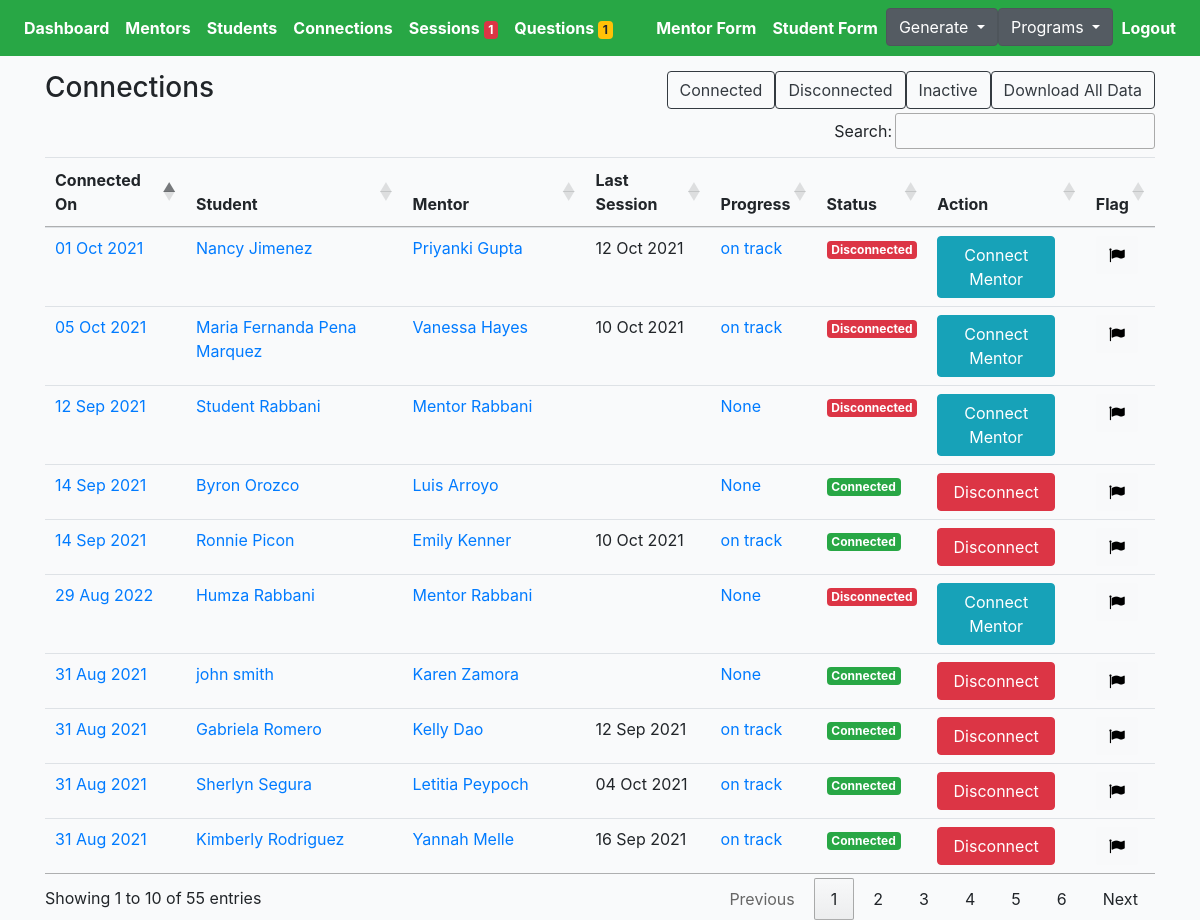
/choice/connections/ (signed in), run on an earlier commit of the app's database.
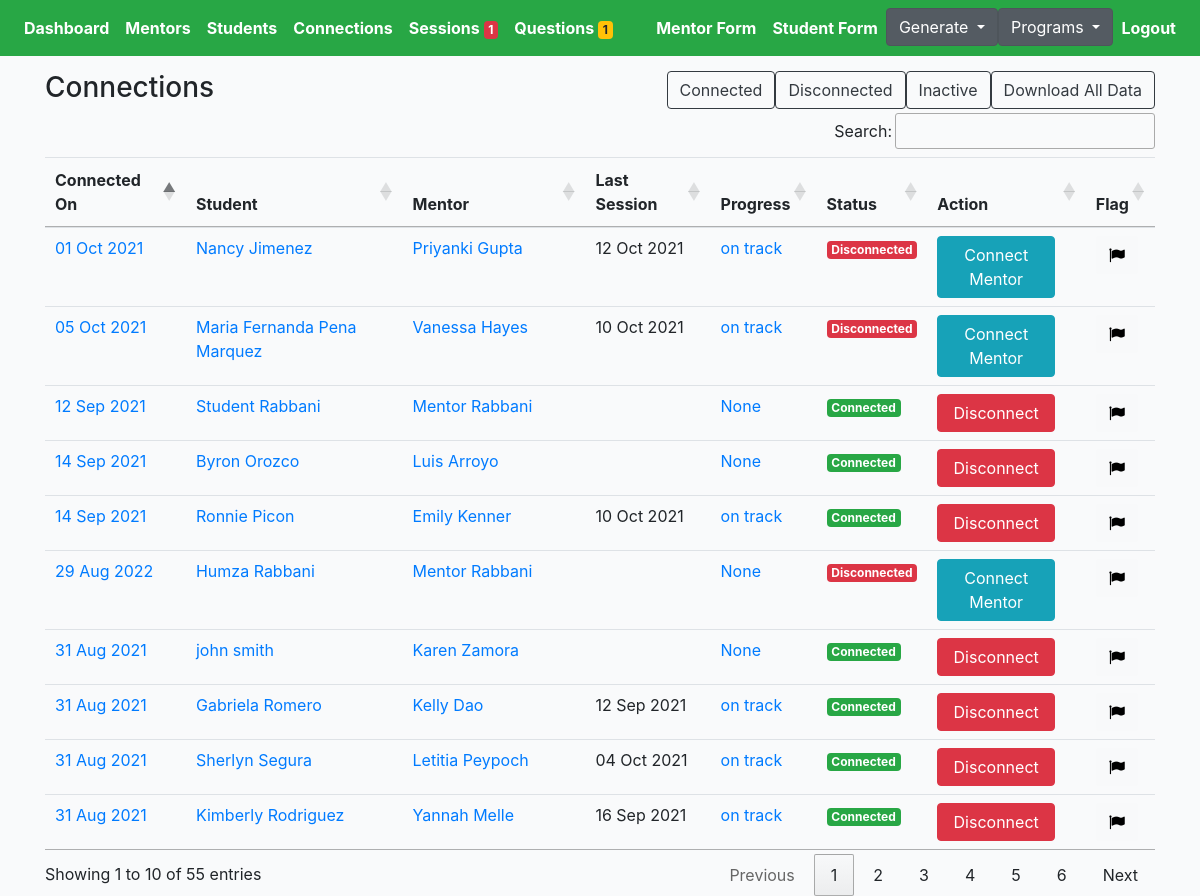
And on a later commit of the database.
### cprofiles/models.py (models this page shows, shortened)
class Connection(models.Model):
    student = models.ForeignKey(Student, on_delete=models.CASCADE, related_name='student')
    mentor = models.ForeignKey(Mentor, on_delete=models.CASCADE, related_name='mentor')
    status = models.CharField(max_length=200, choices=STATUS_CHOICES)
    updated = models.DateTimeField(auto_now=True)
    created = models.DateTimeField(auto_now_add=True)
    flag = models.BooleanField(default=False)
    progress = models.CharField(max_length=200, blank=True, null=True, choices=PROGRESS_CHOICES)
    note = models.TextField(null=True, blank=True, max_length=1000)
    def get_absolute_url(self):
        return reverse("cprofiles:connection-profile-detail", kwargs={"pk": self.pk})
    def get_sessions(self):
        return self.session_set.filter(submit_status=True)[:1]
    def get_task(self):
        return self.task_set.get()

class Student(models.Model):
    avatar = models.ImageField(default='avatar.png', upload_to='avatars/')
    first_name = models.CharField(max_length=200, blank=True)
    last_name = models.CharField(max_length=200, blank=True)
    email = models.EmailField(max_length=200, blank=True)
    gender = models.CharField(max_length=200, choices=GENDER_CHOICES)
    grade = models.CharField(max_length=200, choices=GRADE_CHOICES)
    school = models.CharField(max_length=200, blank=True)
    language_preference = models.CharField(null=True, blank=True, max_length=200, choices=STUDENT_PREFER_LANGUAGE_CHOICES)
    parent1_first_name = models.CharField(max_length=200, blank=True)
    parent1_last_name = models.CharField(max_length=200, blank=True)
    parent1_phone = models.CharField(max_length=200, blank=True)
    parent1_email = models.EmailField(max_length=200, blank=True)
    academic_advisor = models.CharField(max_length=200, blank=True)
    academic_advisor_email = models.EmailField(max_length=200, blank=True)
    activity = models.TextField(null=True, blank=True, max_length=1000)
    ind_scl = models.TextField(null=True, blank=True, max_length=1000)
    dont_know = models.TextField(null=True, blank=True, max_length=1000)
    proud = models.TextField(null=True, blank=True, max_length=1000)
    learn = models.TextField(null=True, blank=True, max_length=1000)
    happy = models.TextField(null=True, blank=True, max_length=1000)
    hobby = models.TextField(null=True, blank=True, max_length=1000)
    int_ind_school = models.TextField(null=True, blank=True, max_length=1000)
    look_ind_school = models.TextField(null=True, blank=True, max_length=1000)
    strength = models.TextField(null=True, blank=True, max_length=1000)
    obstacle = models.TextField(null=True, blank=True, max_length=1000)
    child_strength = models.ManyToManyField(Childstrength, blank=True, related_name='child_strength')
    social_strength = models.ManyToManyField(Socialstrength, blank=True, related_name='social_strength')
    interview_language = models.CharField(null=True, blank=True, max_length=200, choices=LANGUAGE_CHOICES)
    question = models.TextField(null=True, blank=True, max_length=1000)
    updated = models.DateTimeField(auto_now=True)
    created = models.DateTimeField(auto_now_add=True)
    slug = models.SlugField(unique=True, blank=True)
    flag = models.BooleanField(default=False)
    note = models.TextField(null=True, blank=True, max_length=1000)
    question1 = models.CharField(null=True, blank=True, max_length=200, choices=QUESTION_CHOICES)
    answer1 = models.TextField(null=True, blank=True, max_length=1000)
    question2 = models.CharField(null=True, blank=True, max_length=200, choices=QUESTION_CHOICES)
    answer2 = models.TextField(null=True, blank=True, max_length=1000)
    status = models.CharField(null=True, blank=True, max_length=200, choices=PROFILE_STATUS, default='active')
    def get_absolute_url(self):
        return reverse("cprofiles:student-profiles-detail", kwargs={"slug": self.slug})
    __initial_first_name = None
    __initial_last_name = None
    def __init__(self, *args, **kwargs):
        super().__init__(*args, **kwargs)
        self.__initial_first_name = self.first_name
        self.__initial_last_name = self.last_name

class Mentor(models.Model):
    avatar = models.ImageField(default='avatar.png', upload_to='avatars/')
    first_name = models.CharField(max_length=200, blank=True)
    last_name = models.CharField(max_length=200, blank=True)
    email = models.EmailField(max_length=200, blank=True)
    phone = models.CharField(max_length=200, blank=True)
    address = models.CharField(max_length=200, blank=True)
    prefer_grade = models.CharField(max_length=200, choices=MENTOR_GRADE_CHOICES)
    prefer_gender = models.CharField(max_length=200, choices=GENDER_CHOICES)
    prefer_location = models.ManyToManyField(Preferlocation, blank=True, related_name='prefer_location')
    mentor_last_year = models.CharField(null=True, blank=True, max_length=200, choices=YES_NO)
    language = models.ManyToManyField(Mentorlanguage, blank=True, related_name='mentor_language')
    experience = models.CharField(null=True, blank=True, max_length=200, choices=YES_NO)
    familiar = models.TextField(null=True, blank=True, max_length=1000)
    share = models.TextField(null=True, blank=True, max_length=1000)
    hobby = models.TextField(null=True, blank=True, max_length=1000)
    question = models.TextField(null=True, blank=True, max_length=1000)
    friends = models.ManyToManyField(Student, blank=True, related_name='mentors')
    updated = models.DateTimeField(auto_now=True)
    created = models.DateTimeField(auto_now_add=True)
    slug = models.SlugField(unique=True, blank=True)
    flag = models.BooleanField(default=False)
    ethnic = models.CharField(null=True, blank=True, max_length=200, choices=ETHNIC_CHOICES)
    status = models.CharField(null=True, blank=True, max_length=200, choices=PROFILE_STATUS, default='active')
    def get_absolute_url(self):
        return reverse("cprofiles:mentor-profiles-detail", kwargs={"slug": self.slug})
    __initial_first_name = None
    __initial_last_name = None
    def __init__(self, *args, **kwargs):
        super().__init__(*args, **kwargs)
        self.__initial_first_name = self.first_name
        self.__initial_last_name = self.last_name

### cprofiles/views.py (the view)
# urls.py: path('connections/', ConnectionListView.as_view(), name='connection-list'),
@method_decorator(login_required, name='dispatch')
@method_decorator(allowed_users(allowed_roles=['choice', 'admin']), name='dispatch')
class ConnectionListView(ListView):
    model = Connection
    template_name = 'choice/choice-connection-list.html'
    def get_queryset(self):
        qs = Connection.objects.all().order_by('-created')
        return qs

### cprofiles/context_processors.py (called while the page is built)
def choice_question(request):
    if(request.user.id):
        choice_unanswered_question_num = Question.objects.filter(status="UNANSWERED").count()
        choice_session_flag_num = Session.objects.filter(flag=True).count()
        return {
            'choice_unanswered_question_num' : choice_unanswered_question_num,
            'choice_session_flag_num' : choice_session_flag_num
        }
    return {}

### cprofiles/models.py (called while the page is built)
    def __str__(self):
        return f"{self.id}"

### middleschool/context_processors.py (called while the page is built)
def middle_school_question(request):
    if(request.user.id):
        middle_school_unanswered_question_num = Question.objects.filter(status="UNANSWERED").count()
        middle_school_session_flag_num = Session.objects.filter(flag=True).count()
        return {
            'middle_school_unanswered_question_num' : middle_school_unanswered_question_num,
            'middle_school_session_flag_num' : middle_school_session_flag_num
        }
    return {}

### templates/choice/choice-connection-list.html (shortened to what the changed rows need)
{% extends 'cbase.html' %}
{% load static %}
{% block stylesheet %}{% static '/css/my_invites.css' %}{% endblock %}
{% block content %}
<div class="table-responsive-lg">
    <table id="myTable" class="table">
        <thead>
            <tr>
                <th scope="col">Connected On</th>
                <th scope="col">Student</th>
                <th scope="col">Mentor</th>
                <th scope="col">Last Session</th>
                <th scope="col">Progress</th>
                <th scope="col">Status</th>
                <th scope="col">Action</th>
                <th scope="col">Flag</th>
            </tr>
        </thead>
        <tbody>
            {% for obj in object_list %}
            <tr>
                <td><a href="{{obj.get_absolute_url}}">{{obj.created|date:"d M Y"}}</a></td>
                <td><a href="{{obj.student.get_absolute_url}}">{{obj.student.first_name}} {{obj.student.last_name}}</a>
                </td>
                <td><a href="{{obj.mentor.get_absolute_url}}">{{obj.mentor.first_name}} {{obj.mentor.last_name}}</a>
                </td>
                <td>{% for session in obj.get_sessions %}{{session.updated|date:"d M Y"}}{% endfor %}</td>
                <td>{% if obj.get_task%}
                <a href="{% url 'cprofiles:show-task-form' obj.get_task %}">{{obj.progress}}
                {% endif %}
                </td>
                <td class="status{{obj.id}}">
                    {% if obj.status == 'connected' %}
                    <div><span class="badge badge-success">Connected</div>
                    {% elif obj.status == 'disconnected' %}
                    <div><span class="badge badge-danger">Disconnected</div>
                    {% elif obj.status == 'inactive' %}
                    <div><span class="badge badge-warning">Inactive</div>
                    {% elif obj.status == 'off track' %}
                    <div><span class="badge badge-secondary">Off Track</div>
                    {% endif %}
                </td>
                <td>
                    {% if obj.status == 'connected' %}
                    <form action="{% url 'cprofiles:remove-connect' %}" method="POST">
                        <button type="submit" class="btnSize btn btn-danger">Disconnect</button>
                    </form>
                    {% elif obj.status == 'disconnected' %}
                    <a href="{% url 'cprofiles:student-connect-detail' obj.student.slug %}"><button type="submit"
                            class="btnSize btn btn-info">Connect Mentor</button></a>
                    {% endif %}
                </td>
                <td>
                    <form action="{% url 'cprofiles:flag-connection' %}" method="POST" class='like-form' id='{{obj.id}}'>
                        <button type="submit" class="like_btn btn btn-light like-btn{{obj.id}}">
                            {% if obj.flag == False %}
                            <i class="fa fa-flag thumb{{obj.id}}" style="color:black"></i>
                            {% else %}
                            <i class="fa fa-flag thumb{{obj.id}}" style="color:red"></i>
                            <p class="flag">true</p>
                            {% endif %}
                        </button>
                    </form>
                </td>
            </tr>
            {% endfor %}
        </tbody>
    </table>
</div>
{% endblock content %}

What changed in the data, as far as the page shows it:
changed Connection "12 Sep 2021": status "Disconnected Connect Mentor" → "Connected Disconnect"
